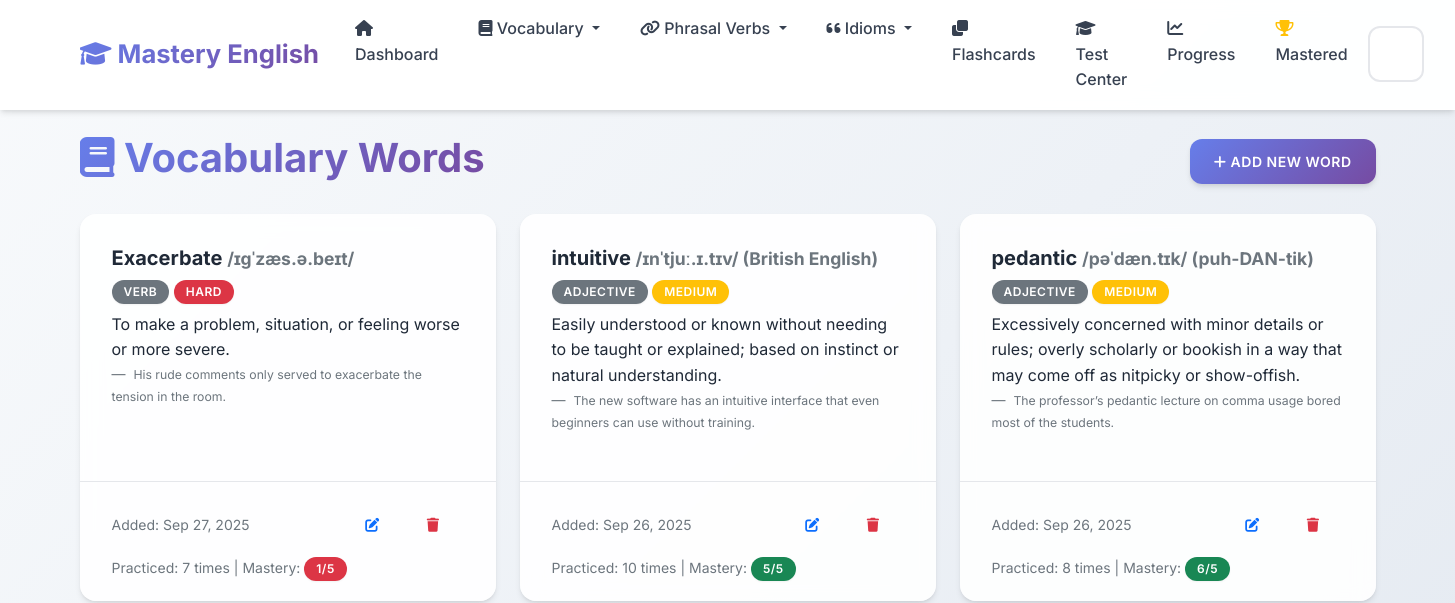
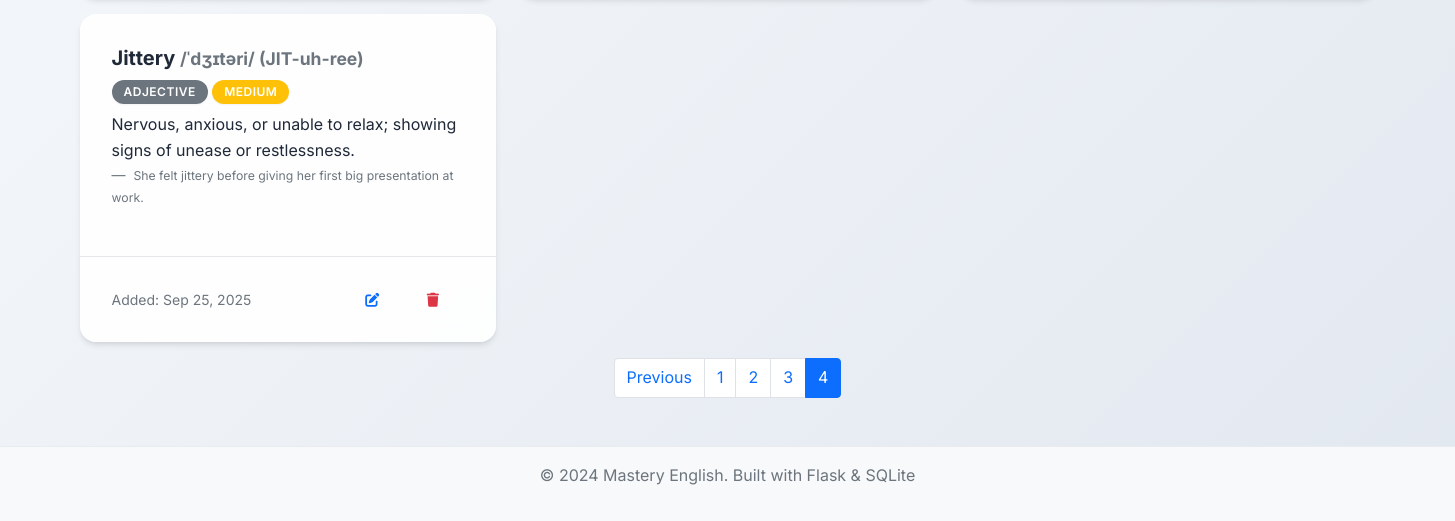
Before: /vocabulary?page=4 with the older database file (2 pictures, top to bottom).
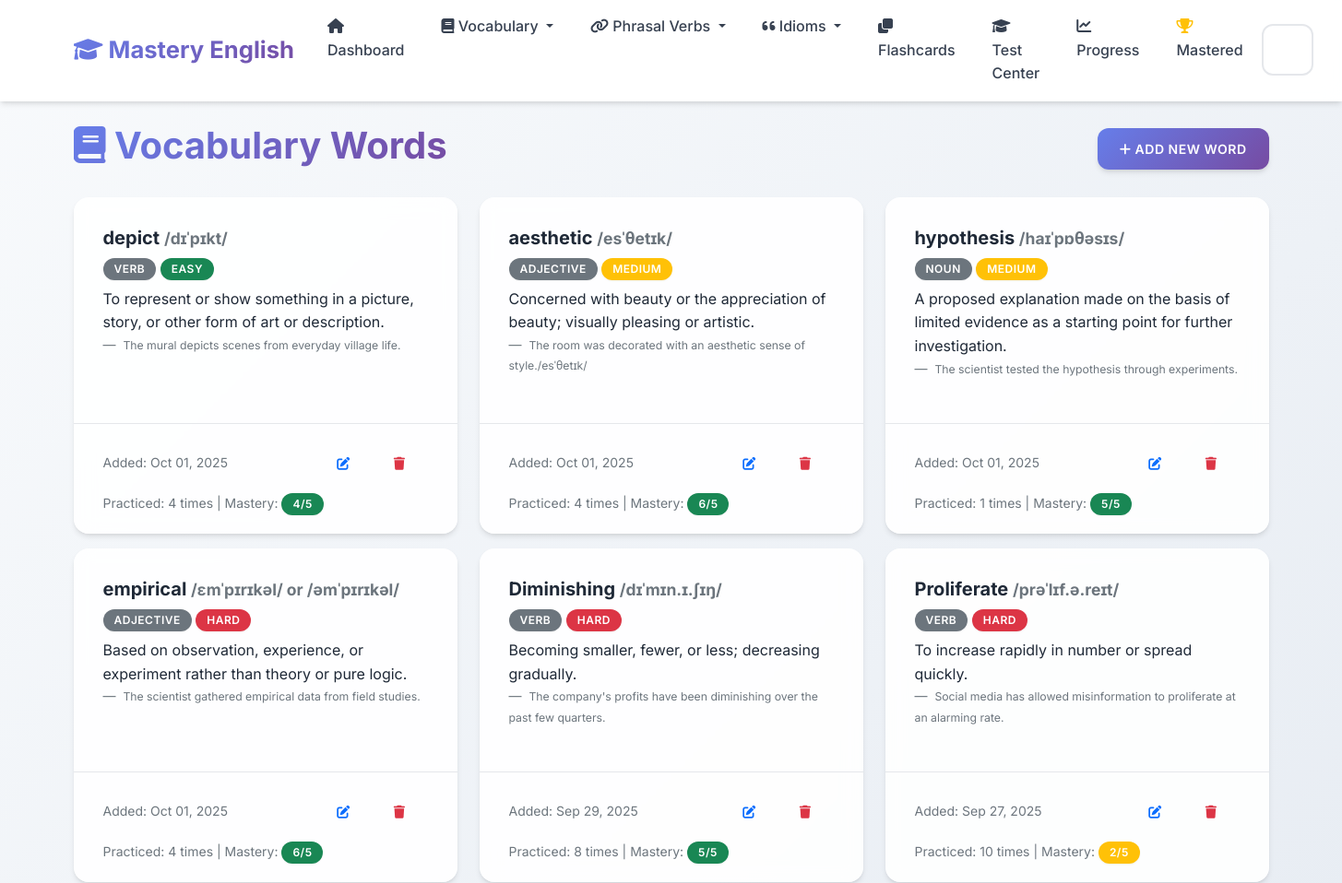
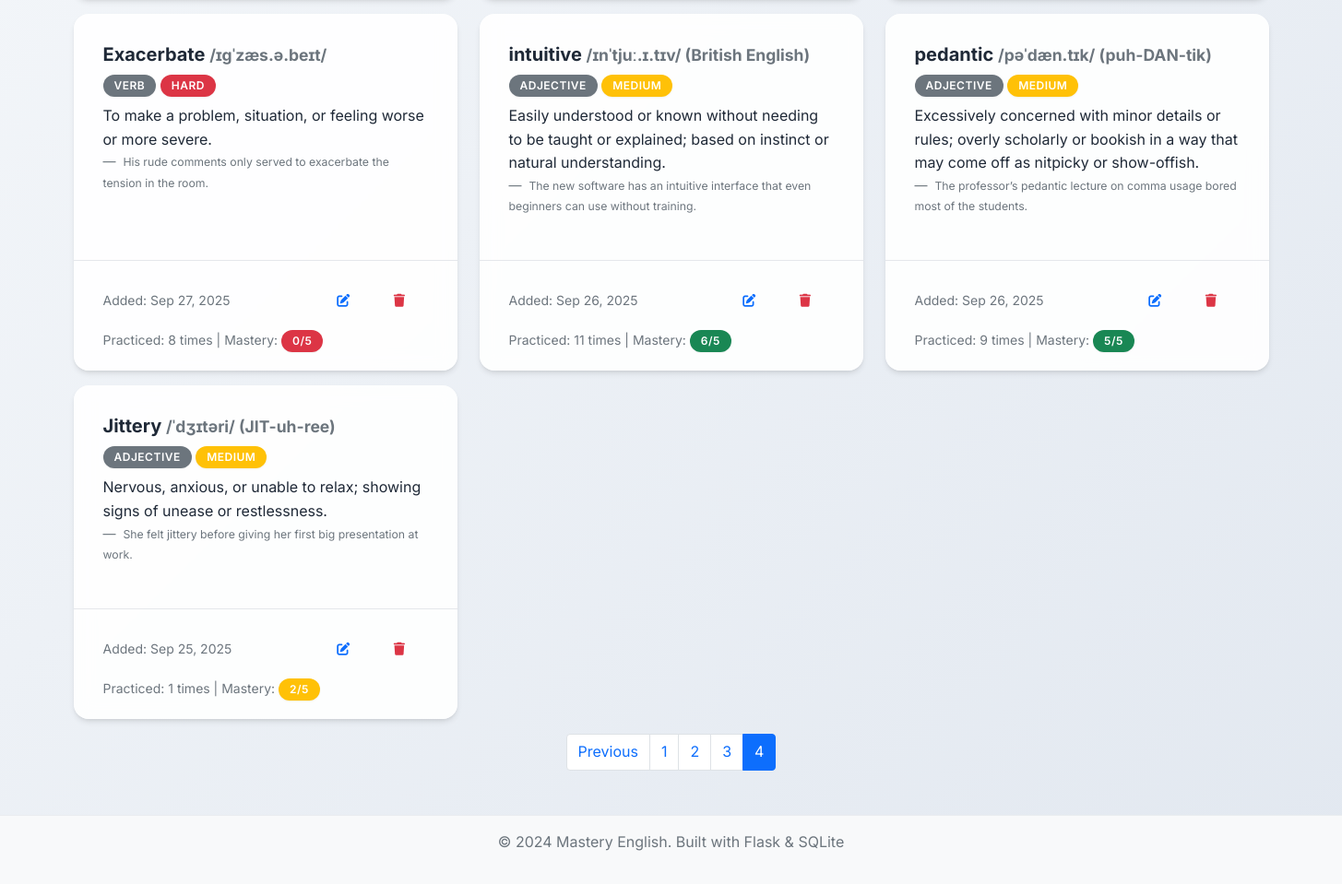
After: the same page with the newer database file (2 pictures, top to bottom).
### app.py (models this page shows, shortened)
class VocabularyWord(db.Model):
    __tablename__ = 'vocabulary_words'
    id = db.Column(db.Integer, primary_key=True)
    word = db.Column(db.String(100), nullable=False)
    definition = db.Column(db.Text, nullable=False)
    example_sentence = db.Column(db.Text)
    pronunciation = db.Column(db.String(100))
    part_of_speech = db.Column(db.String(50))
    difficulty_level = db.Column(db.String(20), default='medium')
    date_added = db.Column(db.DateTime, default=datetime.utcnow)
    times_practiced = db.Column(db.Integer, default=0)
    last_practiced = db.Column(db.DateTime)
    mastery_level = db.Column(db.Integer, default=0)

### app.py (the view)
@app.route('/vocabulary')
def vocabulary_list():
    page = request.args.get('page', 1, type=int)
    words = VocabularyWord.query.order_by(VocabularyWord.date_added.desc()).paginate(
        page=page, per_page=10, error_out=False)
    return render_template('vocabulary_list.html', words=words)

### templates/vocabulary_list.html (shortened to what the changed rows need)
{% extends "base.html" %}
{% block content %}
<div class="row">
    <div class="col-12">
        <div class="d-flex justify-content-between align-items-center mb-4">
            <h1>
                <i class="fas fa-book"></i> Vocabulary Words
            </h1>
        </div>
    </div>
</div>
{% if words.items %}
    <div class="row">
        {% for word in words.items %}
            <div class="col-md-6 col-lg-4 mb-3">
                <div class="card h-100">
                    <div class="card-body">
                        <h5 class="card-title">
                            {{ word.word }}
                            {% if word.pronunciation %}
                                <small class="text-muted">{{ word.pronunciation }}</small>
                            {% endif %}
                        </h5>
                        {% if word.part_of_speech %}
                            <span class="badge bg-secondary mb-2">{{ word.part_of_speech }}</span>
                        {% endif %}
                        <span class="badge bg-{% if word.difficulty_level == 'easy' %}success{% elif word.difficulty_level == 'hard' %}danger{% else %}warning{% endif %} mb-2">
                            {{ word.difficulty_level.title() }}
                        </span>
                        <p class="card-text">{{ word.definition }}</p>
                        {% if word.example_sentence %}
                            <blockquote class="blockquote-footer">
                                <small>{{ word.example_sentence }}</small>
                            </blockquote>
                        {% endif %}
                    </div>
                    <div class="card-footer bg-transparent">
                        <div class="d-flex justify-content-between align-items-center">
                            <small class="text-muted">
                                Added: {{ word.date_added.strftime('%b %d, %Y') }}
                            </small>
                            <div class="btn-group" role="group">
                                <a href="{{ url_for('edit_vocabulary', id=word.id) }}" class="btn btn-sm btn-outline-primary">
                                    <i class="fas fa-edit"></i>
                                </a>
                                <button type="button" class="btn btn-sm btn-outline-danger" onclick="confirmDelete('{{ word.word }}', '{{ url_for('delete_vocabulary', id=word.id) }}')">
                                    <i class="fas fa-trash"></i>
                                </button>
                            </div>
                        </div>
                        {% if word.times_practiced > 0 %}
                            <div class="mt-2">
                                <small class="text-muted">
                                    Practiced: {{ word.times_practiced }} times
                                    | Mastery:
                                    <span class="badge bg-{% if word.mastery_level >= 4 %}success{% elif word.mastery_level >= 2 %}warning{% else %}danger{% endif %}">
                                        {{ word.mastery_level }}/5
                                    </span>
                                </small>
                            </div>
                        {% endif %}
                    </div>
                </div>
            </div>
        {% endfor %}
    </div>
    {% if words.pages > 1 %}
        <nav aria-label="Page navigation">
            <ul class="pagination justify-content-center">
                {% for page_num in words.iter_pages() %}
                    {% if page_num %}
                        {% if page_num != words.page %}
                            <li class="page-item">
                                <a class="page-link" href="{{ url_for('vocabulary_list', page=page_num) }}">{{ page_num }}</a>
                            </li>
                        {% else %}
                            <li class="page-item active">
                                <span class="page-link">{{ page_num }}</span>
                            </li>
                        {% endif %}
                    {% else %}
                        <li class="page-item disabled">
                            <span class="page-link">...</span>
                        </li>
                    {% endif %}
                {% endfor %}
            </ul>
        </nav>
    {% endif %}
{% endif %}
{% endblock %}

Changed rows visible on the page:
now on this page (row edited): VocabularyWord: word "depict", pronunciation "/dɪˈpɪkt/", part_of_speech "VERB", difficulty_level "EASY", definition "To represent or show something in a picture, story, or other form of art or description.", example_sentence "The mural depicts scenes from everyday village life.", date_added "Oct 01, 2025", times_practiced "4", mastery_level "4"
now on this page (row edited): VocabularyWord: word "aesthetic", pronunciation "/esˈθetɪk/", part_of_speech "ADJECTIVE", difficulty_level "MEDIUM", definition "Concerned with beauty or the appreciation of beauty; visually pleasing or artistic.", example_sentence "The room was decorated with an aesthetic sense of style./esˈθetɪk/", date_added "Oct 01, 2025", times_practiced "4", mastery_level "6"
now on this page (row edited): VocabularyWord: word "hypothesis", pronunciation "/haɪˈpɒθəsɪs/", part_of_speech "NOUN", difficulty_level "MEDIUM", definition "A proposed explanation made on the basis of limited evidence as a starting point for further investigation.", example_sentence "The scientist tested the hypothesis through experiments.", date_added "Oct 01, 2025", times_practiced "1", mastery_level "5"
now on this page (row edited): VocabularyWord: word "empirical", pronunciation "/ɛmˈpɪrɪkəl/ or /əmˈpɪrɪkəl/", part_of_speech "ADJECTIVE", difficulty_level "HARD", definition "Based on observation, experience, or experiment rather than theory or pure logic.", example_sentence "The scientist gathered empirical data from field studies.", date_added "Oct 01, 2025", times_practiced "4", mastery_level "6"
now on this page (row edited): VocabularyWord: word "Diminishing", pronunciation "/dɪˈmɪn.ɪ.ʃɪŋ/", part_of_speech "VERB", difficulty_level "HARD", definition "Becoming smaller, fewer, or less; decreasing gradually.", example_sentence "The company's profits have been diminishing over the past few quarters.", date_added "Sep 29, 2025", times_practiced "8", mastery_level "5"
now on this page (row edited): VocabularyWord: word "Proliferate", pronunciation "/prəˈlɪf.ə.reɪt/", part_of_speech "VERB", difficulty_level "HARD", definition "To increase rapidly in number or spread quickly.", example_sentence "Social media has allowed misinformation to proliferate at an alarming rate.", date_added "Sep 27, 2025", times_practiced "10", mastery_level "2"
changed VocabularyWord "Exacerbate": times_practiced "7" → "8"; mastery_level "1" → "0"
changed VocabularyWord "intuitive": times_practiced "10" → "11"; mastery_level "5" → "6"
changed VocabularyWord "pedantic": times_practiced "8" → "9"; mastery_level "6" → "5"
changed VocabularyWord "Jittery": times_practiced (not shown) → "1"; mastery_level (not shown) → "2"
